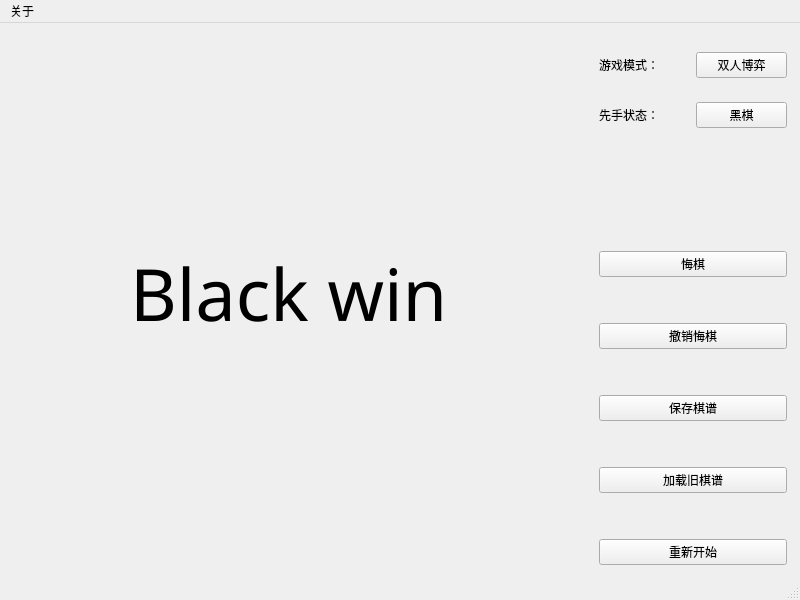
<?xml version="1.0" encoding="UTF-8"?>
<ui version="4.0">
 <class>MainW</class>
 <widget class="QMainWindow" name="MainW">
  <property name="geometry">
   <rect>
    <x>0</x>
    <y>0</y>
    <width>800</width>
    <height>600</height>
   </rect>
  </property>
  <property name="sizePolicy">
   <sizepolicy hsizetype="Fixed" vsizetype="Fixed">
    <horstretch>0</horstretch>
    <verstretch>0</verstretch>
   </sizepolicy>
  </property>
  <property name="minimumSize">
   <size>
    <width>800</width>
    <height>600</height>
   </size>
  </property>
  <property name="maximumSize">
   <size>
    <width>800</width>
    <height>600</height>
   </size>
  </property>
  <property name="windowTitle">
   <string>五子棋</string>
  </property>
  <property name="windowIcon">
   <iconset resource="res.qrc">
    <normaloff>:/magic/favicon.ico</normaloff>:/magic/favicon.ico</iconset>
  </property>
  <widget class="QWidget" name="centralwidget">
   <widget class="mylab" name="myla">
    <property name="geometry">
     <rect>
      <x>40</x>
      <y>20</y>
      <width>540</width>
      <height>540</height>
     </rect>
    </property>
    <property name="text">
     <string/>
    </property>
    <property name="pixmap">
     <pixmap resource="res.qrc">:/magic/Gobang.jpg</pixmap>
    </property>
   </widget>
   <widget class="QWidget" name="widget_4" native="true">
    <property name="geometry">
     <rect>
      <x>590</x>
      <y>20</y>
      <width>206</width>
      <height>531</height>
     </rect>
    </property>
    <layout class="QVBoxLayout" name="verticalLayout_2">
     <item>
      <widget class="QWidget" name="widget_3" native="true">
       <layout class="QHBoxLayout" name="horizontalLayout_2">
        <item>
         <widget class="QLabel" name="label_3">
          <property name="text">
           <string>游戏模式：</string>
          </property>
         </widget>
        </item>
        <item>
         <widget class="QPushButton" name="btn_type">
          <property name="text">
           <string>双人博弈</string>
          </property>
         </widget>
        </item>
       </layout>
      </widget>
     </item>
     <item>
      <widget class="QWidget" name="widget_2" native="true">
       <layout class="QHBoxLayout" name="horizontalLayout">
        <item>
         <widget class="QLabel" name="label_2">
          <property name="text">
           <string>先手状态：</string>
          </property>
         </widget>
        </item>
        <item>
         <widget class="QPushButton" name="btn_first">
          <property name="text">
           <string>黑棋</string>
          </property>
         </widget>
        </item>
       </layout>
      </widget>
     </item>
     <item>
      <spacer name="verticalSpacer">
       <property name="orientation">
        <enum>Qt::Vertical</enum>
       </property>
       <property name="sizeHint" stdset="0">
        <size>
         <width>20</width>
         <height>40</height>
        </size>
       </property>
      </spacer>
     </item>
     <item>
      <widget class="QWidget" name="widget" native="true">
       <layout class="QVBoxLayout" name="verticalLayout">
        <item>
         <widget class="QPushButton" name="withdraw">
          <property name="text">
           <string>悔棋</string>
          </property>
         </widget>
        </item>
        <item>
         <spacer name="verticalSpacer_2">
          <property name="orientation">
           <enum>Qt::Vertical</enum>
          </property>
          <property name="sizeHint" stdset="0">
           <size>
            <width>20</width>
            <height>40</height>
           </size>
          </property>
         </spacer>
        </item>
        <item>
         <widget class="QPushButton" name="forward">
          <property name="text">
           <string>撤销悔棋</string>
          </property>
         </widget>
        </item>
        <item>
         <spacer name="verticalSpacer_3">
          <property name="orientation">
           <enum>Qt::Vertical</enum>
          </property>
          <property name="sizeHint" stdset="0">
           <size>
            <width>20</width>
            <height>40</height>
           </size>
          </property>
         </spacer>
        </item>
        <item>
         <widget class="QPushButton" name="save">
          <property name="text">
           <string>保存棋谱</string>
          </property>
         </widget>
        </item>
        <item>
         <spacer name="verticalSpacer_4">
          <property name="orientation">
           <enum>Qt::Vertical</enum>
          </property>
          <property name="sizeHint" stdset="0">
           <size>
            <width>20</width>
            <height>40</height>
           </size>
          </property>
         </spacer>
        </item>
        <item>
         <widget class="QPushButton" name="load">
          <property name="text">
           <string>加载旧棋谱</string>
          </property>
         </widget>
        </item>
        <item>
         <spacer name="verticalSpacer_5">
          <property name="orientation">
           <enum>Qt::Vertical</enum>
          </property>
          <property name="sizeHint" stdset="0">
           <size>
            <width>20</width>
            <height>40</height>
           </size>
          </property>
         </spacer>
        </item>
        <item>
         <widget class="QPushButton" name="replay">
          <property name="text">
           <string>重新开始</string>
          </property>
         </widget>
        </item>
       </layout>
      </widget>
     </item>
    </layout>
   </widget>
   <widget class="QLabel" name="label_cl">
    <property name="enabled">
     <bool>true</bool>
    </property>
    <property name="geometry">
     <rect>
      <x>130</x>
      <y>130</y>
      <width>451</width>
      <height>281</height>
     </rect>
    </property>
    <property name="font">
     <font>
      <family>Sitka</family>
      <pointsize>54</pointsize>
     </font>
    </property>
    <property name="text">
     <string>Black win</string>
    </property>
   </widget>
  </widget>
  <widget class="QMenuBar" name="menubar">
   <property name="geometry">
    <rect>
     <x>0</x>
     <y>0</y>
     <width>800</width>
     <height>26</height>
    </rect>
   </property>
   <widget class="QMenu" name="menu">
    <property name="title">
     <string>关于</string>
    </property>
    <addaction name="A_explain"/>
    <addaction name="A_about"/>
   </widget>
   <addaction name="menu"/>
  </widget>
  <widget class="QStatusBar" name="statusbar"/>
  <action name="A_about">
   <property name="text">
    <string>版本</string>
   </property>
  </action>
  <action name="A_explain">
   <property name="text">
    <string>帮助</string>
   </property>
  </action>
 </widget>
 <customwidgets>
  <customwidget>
   <class>mylab</class>
   <extends>QLabel</extends>
   <header>mylab.h</header>
  </customwidget>
 </customwidgets>
 <resources>
  <include location="res.qrc"/>
 </resources>
 <connections/>
</ui>
